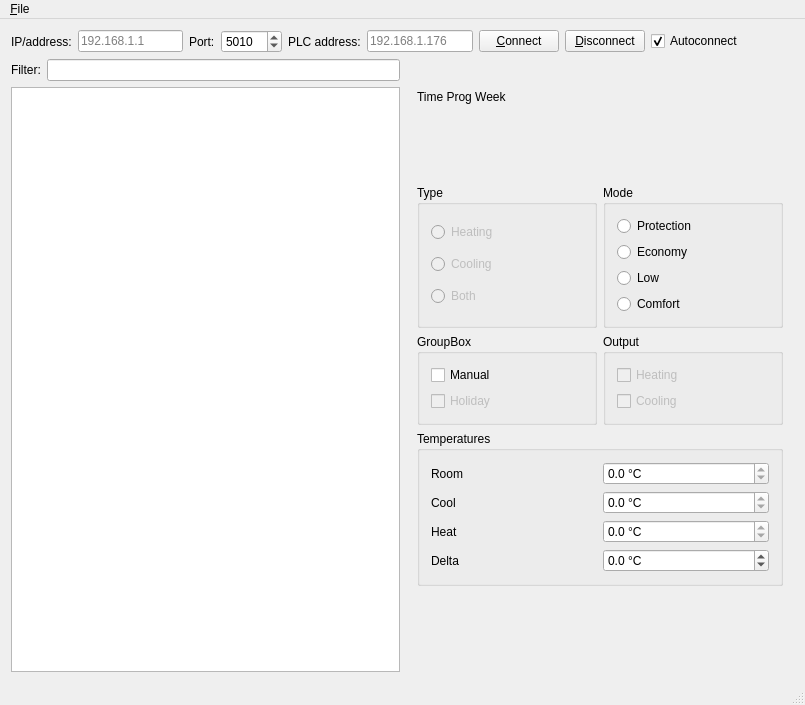
<?xml version="1.0" encoding="UTF-8"?>
<ui version="4.0">
 <class>MainWindow</class>
 <widget class="QMainWindow" name="MainWindow">
  <property name="geometry">
   <rect>
    <x>0</x>
    <y>0</y>
    <width>805</width>
    <height>705</height>
   </rect>
  </property>
  <property name="windowTitle">
   <string>iFoxtrot</string>
  </property>
  <widget class="QWidget" name="centralWidget">
   <layout class="QVBoxLayout" name="verticalLayout">
    <item>
     <layout class="QHBoxLayout" name="horizontalLayout_2">
      <item>
       <widget class="QLabel" name="labelAddr">
        <property name="text">
         <string>IP/address:</string>
        </property>
       </widget>
      </item>
      <item>
       <widget class="QLineEdit" name="lineEditAddr">
        <property name="text">
         <string/>
        </property>
        <property name="placeholderText">
         <string>192.168.1.1</string>
        </property>
       </widget>
      </item>
      <item>
       <widget class="QLabel" name="labelPort">
        <property name="text">
         <string>Port:</string>
        </property>
       </widget>
      </item>
      <item>
       <widget class="QSpinBox" name="spinBoxPort">
        <property name="minimum">
         <number>1</number>
        </property>
        <property name="maximum">
         <number>65535</number>
        </property>
        <property name="value">
         <number>5010</number>
        </property>
       </widget>
      </item>
      <item>
       <widget class="QLabel" name="labelAddr_2">
        <property name="text">
         <string>PLC address:</string>
        </property>
       </widget>
      </item>
      <item>
       <widget class="QLineEdit" name="lineEditPLCAddr">
        <property name="text">
         <string/>
        </property>
        <property name="placeholderText">
         <string>192.168.1.176</string>
        </property>
       </widget>
      </item>
      <item>
       <widget class="QPushButton" name="butConnect">
        <property name="text">
         <string>&amp;Connect</string>
        </property>
       </widget>
      </item>
      <item>
       <widget class="QPushButton" name="butDisconnect">
        <property name="text">
         <string>&amp;Disconnect</string>
        </property>
       </widget>
      </item>
      <item>
       <widget class="QCheckBox" name="checkBoxAutocon">
        <property name="text">
         <string>Autoconnect</string>
        </property>
        <property name="checked">
         <bool>true</bool>
        </property>
       </widget>
      </item>
      <item>
       <widget class="QLabel" name="labelPLC">
        <property name="text">
         <string/>
        </property>
       </widget>
      </item>
      <item>
       <spacer name="horizontalSpacer">
        <property name="orientation">
         <enum>Qt::Horizontal</enum>
        </property>
        <property name="sizeHint" stdset="0">
         <size>
          <width>40</width>
          <height>20</height>
         </size>
        </property>
       </spacer>
      </item>
     </layout>
    </item>
    <item>
     <layout class="QHBoxLayout" name="horizontalLayout">
      <item>
       <layout class="QVBoxLayout" name="verticalLayout_8">
        <item>
         <layout class="QHBoxLayout" name="horizontalLayout_4">
          <item>
           <widget class="QLabel" name="labelFilter">
            <property name="text">
             <string>Filter:</string>
            </property>
           </widget>
          </item>
          <item>
           <widget class="QLineEdit" name="lineEditFilter">
            <property name="clearButtonEnabled">
             <bool>true</bool>
            </property>
           </widget>
          </item>
         </layout>
        </item>
        <item>
         <widget class="QListView" name="listViewItems"/>
        </item>
       </layout>
      </item>
      <item>
       <layout class="QVBoxLayout" name="verticalLayout_2">
        <item>
         <widget class="QLabel" name="labelFoxName">
          <property name="enabled">
           <bool>true</bool>
          </property>
          <property name="text">
           <string/>
          </property>
         </widget>
        </item>
        <item>
         <widget class="QStackedWidget" name="stackedWidget">
          <property name="enabled">
           <bool>true</bool>
          </property>
          <property name="currentIndex">
           <number>6</number>
          </property>
          <widget class="QWidget" name="page_EMPTY"/>
          <widget class="QWidget" name="page_LIGHT">
           <layout class="QVBoxLayout" name="verticalLayout_5">
            <item>
             <widget class="QLabel" name="labelLight">
              <property name="text">
               <string>Light</string>
              </property>
             </widget>
            </item>
            <item>
             <spacer name="verticalSpacer_5">
              <property name="orientation">
               <enum>Qt::Vertical</enum>
              </property>
              <property name="sizeHint" stdset="0">
               <size>
                <width>20</width>
                <height>40</height>
               </size>
              </property>
             </spacer>
            </item>
            <item>
             <widget class="QLabel" name="labelLightStatus">
              <property name="font">
               <font>
                <pointsize>20</pointsize>
               </font>
              </property>
              <property name="text">
               <string>TextLabel</string>
              </property>
              <property name="alignment">
               <set>Qt::AlignCenter</set>
              </property>
             </widget>
            </item>
            <item>
             <widget class="QPushButton" name="pushButtonLight">
              <property name="text">
               <string>Přepnout</string>
              </property>
             </widget>
            </item>
            <item>
             <widget class="QSlider" name="horizontalSliderDimlevel">
              <property name="maximum">
               <number>100</number>
              </property>
              <property name="orientation">
               <enum>Qt::Horizontal</enum>
              </property>
              <property name="tickPosition">
               <enum>QSlider::NoTicks</enum>
              </property>
             </widget>
            </item>
            <item>
             <spacer name="verticalSpacer_6">
              <property name="orientation">
               <enum>Qt::Vertical</enum>
              </property>
              <property name="sizeHint" stdset="0">
               <size>
                <width>20</width>
                <height>40</height>
               </size>
              </property>
             </spacer>
            </item>
           </layout>
          </widget>
          <widget class="QWidget" name="page_RELAY">
           <layout class="QVBoxLayout" name="verticalLayout_4">
            <item>
             <widget class="QLabel" name="labelRelay">
              <property name="text">
               <string>Relay</string>
              </property>
             </widget>
            </item>
            <item>
             <spacer name="verticalSpacer_3">
              <property name="orientation">
               <enum>Qt::Vertical</enum>
              </property>
              <property name="sizeHint" stdset="0">
               <size>
                <width>20</width>
                <height>40</height>
               </size>
              </property>
             </spacer>
            </item>
            <item>
             <widget class="QLabel" name="labelRelayStatus">
              <property name="font">
               <font>
                <pointsize>20</pointsize>
               </font>
              </property>
              <property name="text">
               <string>TextLabel</string>
              </property>
              <property name="alignment">
               <set>Qt::AlignCenter</set>
              </property>
             </widget>
            </item>
            <item>
             <widget class="QPushButton" name="pushButtonRelay">
              <property name="text">
               <string>Přepnout</string>
              </property>
             </widget>
            </item>
            <item>
             <spacer name="verticalSpacer_4">
              <property name="orientation">
               <enum>Qt::Vertical</enum>
              </property>
              <property name="sizeHint" stdset="0">
               <size>
                <width>20</width>
                <height>40</height>
               </size>
              </property>
             </spacer>
            </item>
           </layout>
          </widget>
          <widget class="QWidget" name="page_SHUTTER">
           <layout class="QVBoxLayout" name="verticalLayout_3">
            <item>
             <widget class="QLabel" name="labelShutter">
              <property name="text">
               <string>Shutter</string>
              </property>
             </widget>
            </item>
            <item>
             <spacer name="verticalSpacer">
              <property name="orientation">
               <enum>Qt::Vertical</enum>
              </property>
              <property name="sizeHint" stdset="0">
               <size>
                <width>20</width>
                <height>40</height>
               </size>
              </property>
             </spacer>
            </item>
            <item>
             <layout class="QHBoxLayout" name="horizontalLayout_5">
              <item>
               <widget class="QLabel" name="label_2">
                <property name="text">
                 <string>Status:</string>
                </property>
               </widget>
              </item>
              <item>
               <widget class="QLabel" name="labelShutterStatus">
                <property name="text">
                 <string>TextLabel</string>
                </property>
               </widget>
              </item>
              <item>
               <spacer name="horizontalSpacer_4">
                <property name="orientation">
                 <enum>Qt::Horizontal</enum>
                </property>
                <property name="sizeHint" stdset="0">
                 <size>
                  <width>40</width>
                  <height>20</height>
                 </size>
                </property>
               </spacer>
              </item>
             </layout>
            </item>
            <item>
             <layout class="QHBoxLayout" name="horizontalLayout_6">
              <item>
               <widget class="QLabel" name="label_3">
                <property name="text">
                 <string>Position:</string>
                </property>
               </widget>
              </item>
              <item>
               <widget class="QLabel" name="labelShutterPos">
                <property name="text">
                 <string>TextLabel</string>
                </property>
               </widget>
              </item>
              <item>
               <spacer name="horizontalSpacer_5">
                <property name="orientation">
                 <enum>Qt::Horizontal</enum>
                </property>
                <property name="sizeHint" stdset="0">
                 <size>
                  <width>40</width>
                  <height>20</height>
                 </size>
                </property>
               </spacer>
              </item>
             </layout>
            </item>
            <item>
             <layout class="QHBoxLayout" name="horizontalLayout_7">
              <item>
               <widget class="QLabel" name="label">
                <property name="text">
                 <string>Running:</string>
                </property>
               </widget>
              </item>
              <item>
               <widget class="QLabel" name="labelShutterRunning">
                <property name="text">
                 <string>TextLabel</string>
                </property>
               </widget>
              </item>
              <item>
               <spacer name="horizontalSpacer_6">
                <property name="orientation">
                 <enum>Qt::Horizontal</enum>
                </property>
                <property name="sizeHint" stdset="0">
                 <size>
                  <width>40</width>
                  <height>20</height>
                 </size>
                </property>
               </spacer>
              </item>
             </layout>
            </item>
            <item>
             <widget class="QPushButton" name="pushButtonShutUp">
              <property name="text">
               <string>^^</string>
              </property>
             </widget>
            </item>
            <item>
             <widget class="QPushButton" name="pushButtonShutRUp">
              <property name="text">
               <string>^</string>
              </property>
             </widget>
            </item>
            <item>
             <widget class="QPushButton" name="pushButtonShutRDown">
              <property name="text">
               <string>v</string>
              </property>
             </widget>
            </item>
            <item>
             <widget class="QPushButton" name="pushButtonShutDown">
              <property name="text">
               <string>vv</string>
              </property>
             </widget>
            </item>
            <item>
             <spacer name="verticalSpacer_2">
              <property name="orientation">
               <enum>Qt::Vertical</enum>
              </property>
              <property name="sizeHint" stdset="0">
               <size>
                <width>20</width>
                <height>40</height>
               </size>
              </property>
             </spacer>
            </item>
           </layout>
          </widget>
          <widget class="QWidget" name="page_DISPLAY">
           <layout class="QVBoxLayout" name="verticalLayout_6">
            <item>
             <widget class="QLabel" name="labelDisplay">
              <property name="text">
               <string>Display</string>
              </property>
             </widget>
            </item>
            <item>
             <spacer name="verticalSpacer_8">
              <property name="orientation">
               <enum>Qt::Vertical</enum>
              </property>
              <property name="sizeHint" stdset="0">
               <size>
                <width>20</width>
                <height>40</height>
               </size>
              </property>
             </spacer>
            </item>
            <item>
             <layout class="QHBoxLayout" name="horizontalLayout_3">
              <item>
               <spacer name="horizontalSpacer_2">
                <property name="orientation">
                 <enum>Qt::Horizontal</enum>
                </property>
                <property name="sizeHint" stdset="0">
                 <size>
                  <width>40</width>
                  <height>20</height>
                 </size>
                </property>
               </spacer>
              </item>
              <item>
               <widget class="QDoubleSpinBox" name="doubleSpinBoxDisplayVal">
                <property name="decimals">
                 <number>1</number>
                </property>
                <property name="singleStep">
                 <double>0.100000000000000</double>
                </property>
               </widget>
              </item>
              <item>
               <spacer name="horizontalSpacer_3">
                <property name="orientation">
                 <enum>Qt::Horizontal</enum>
                </property>
                <property name="sizeHint" stdset="0">
                 <size>
                  <width>40</width>
                  <height>20</height>
                 </size>
                </property>
               </spacer>
              </item>
             </layout>
            </item>
            <item>
             <spacer name="verticalSpacer_7">
              <property name="orientation">
               <enum>Qt::Vertical</enum>
              </property>
              <property name="sizeHint" stdset="0">
               <size>
                <width>20</width>
                <height>40</height>
               </size>
              </property>
             </spacer>
            </item>
           </layout>
          </widget>
          <widget class="QWidget" name="page_SCENE">
           <layout class="QVBoxLayout" name="verticalLayout_7">
            <item>
             <widget class="QLabel" name="labelScene">
              <property name="text">
               <string>Scene</string>
              </property>
             </widget>
            </item>
            <item>
             <spacer name="verticalSpacer_9">
              <property name="orientation">
               <enum>Qt::Vertical</enum>
              </property>
              <property name="sizeHint" stdset="0">
               <size>
                <width>20</width>
                <height>40</height>
               </size>
              </property>
             </spacer>
            </item>
            <item>
             <widget class="QPushButton" name="pushButtonSc1">
              <property name="text">
               <string>Scene 1</string>
              </property>
             </widget>
            </item>
            <item>
             <widget class="QPushButton" name="pushButtonSc2">
              <property name="text">
               <string>Scene 2</string>
              </property>
             </widget>
            </item>
            <item>
             <widget class="QPushButton" name="pushButtonSc3">
              <property name="text">
               <string>Scene 3</string>
              </property>
             </widget>
            </item>
            <item>
             <widget class="QPushButton" name="pushButtonSc4">
              <property name="text">
               <string>Scene 4</string>
              </property>
             </widget>
            </item>
            <item>
             <widget class="QPushButton" name="pushButtonSc5">
              <property name="text">
               <string>Scene 5</string>
              </property>
             </widget>
            </item>
            <item>
             <widget class="QPushButton" name="pushButtonSc6">
              <property name="text">
               <string>Scene 6</string>
              </property>
             </widget>
            </item>
            <item>
             <widget class="QPushButton" name="pushButtonSc7">
              <property name="text">
               <string>Scene 7</string>
              </property>
             </widget>
            </item>
            <item>
             <widget class="QPushButton" name="pushButtonSc8">
              <property name="text">
               <string>Scene 8</string>
              </property>
             </widget>
            </item>
            <item>
             <spacer name="verticalSpacer_10">
              <property name="orientation">
               <enum>Qt::Vertical</enum>
              </property>
              <property name="sizeHint" stdset="0">
               <size>
                <width>20</width>
                <height>40</height>
               </size>
              </property>
             </spacer>
            </item>
           </layout>
          </widget>
          <widget class="QWidget" name="page_TPW">
           <layout class="QVBoxLayout" name="verticalLayout_9">
            <item>
             <widget class="QLabel" name="labelThermostat">
              <property name="text">
               <string>Time Prog Week</string>
              </property>
             </widget>
            </item>
            <item>
             <spacer name="verticalSpacer_11">
              <property name="orientation">
               <enum>Qt::Vertical</enum>
              </property>
              <property name="sizeHint" stdset="0">
               <size>
                <width>20</width>
                <height>50</height>
               </size>
              </property>
             </spacer>
            </item>
            <item>
             <layout class="QHBoxLayout" name="horizontalLayout_10">
              <item>
               <widget class="QGroupBox" name="groupBox">
                <property name="enabled">
                 <bool>true</bool>
                </property>
                <property name="title">
                 <string>Type</string>
                </property>
                <layout class="QVBoxLayout" name="verticalLayout_10">
                 <item>
                  <widget class="QRadioButton" name="TPW_RB_heat">
                   <property name="enabled">
                    <bool>false</bool>
                   </property>
                   <property name="text">
                    <string>Heating</string>
                   </property>
                  </widget>
                 </item>
                 <item>
                  <widget class="QRadioButton" name="TPW_RB_cool">
                   <property name="enabled">
                    <bool>false</bool>
                   </property>
                   <property name="text">
                    <string>Cooling</string>
                   </property>
                  </widget>
                 </item>
                 <item>
                  <widget class="QRadioButton" name="TPW_RB_both">
                   <property name="enabled">
                    <bool>false</bool>
                   </property>
                   <property name="text">
                    <string>Both</string>
                   </property>
                  </widget>
                 </item>
                </layout>
               </widget>
              </item>
              <item>
               <widget class="QGroupBox" name="groupBox_2">
                <property name="title">
                 <string>Mode</string>
                </property>
                <layout class="QVBoxLayout" name="verticalLayout_11">
                 <item>
                  <widget class="QRadioButton" name="TPW_RB_prot">
                   <property name="text">
                    <string>Protection</string>
                   </property>
                  </widget>
                 </item>
                 <item>
                  <widget class="QRadioButton" name="TPW_RB_eco">
                   <property name="text">
                    <string>Economy</string>
                   </property>
                  </widget>
                 </item>
                 <item>
                  <widget class="QRadioButton" name="TPW_RB_low">
                   <property name="text">
                    <string>Low</string>
                   </property>
                  </widget>
                 </item>
                 <item>
                  <widget class="QRadioButton" name="TPW_RB_comf">
                   <property name="text">
                    <string>Comfort</string>
                   </property>
                  </widget>
                 </item>
                </layout>
               </widget>
              </item>
             </layout>
            </item>
            <item>
             <layout class="QHBoxLayout" name="horizontalLayout_8">
              <item>
               <widget class="QGroupBox" name="groupBox_4">
                <property name="title">
                 <string>GroupBox</string>
                </property>
                <layout class="QVBoxLayout" name="verticalLayout_12">
                 <item>
                  <widget class="QCheckBox" name="TPW_CB_manual">
                   <property name="text">
                    <string>Manual</string>
                   </property>
                  </widget>
                 </item>
                 <item>
                  <widget class="QCheckBox" name="TPW_CB_holiday">
                   <property name="enabled">
                    <bool>false</bool>
                   </property>
                   <property name="text">
                    <string>Holiday</string>
                   </property>
                  </widget>
                 </item>
                </layout>
               </widget>
              </item>
              <item>
               <widget class="QGroupBox" name="groupBox_5">
                <property name="title">
                 <string>Output</string>
                </property>
                <layout class="QVBoxLayout" name="verticalLayout_13">
                 <item>
                  <widget class="QCheckBox" name="TPW_CB_heat">
                   <property name="enabled">
                    <bool>false</bool>
                   </property>
                   <property name="text">
                    <string>Heating</string>
                   </property>
                  </widget>
                 </item>
                 <item>
                  <widget class="QCheckBox" name="TPW_CB_cool">
                   <property name="enabled">
                    <bool>false</bool>
                   </property>
                   <property name="text">
                    <string>Cooling</string>
                   </property>
                  </widget>
                 </item>
                </layout>
               </widget>
              </item>
             </layout>
            </item>
            <item>
             <widget class="QGroupBox" name="groupBox_3">
              <property name="title">
               <string>Temperatures</string>
              </property>
              <layout class="QVBoxLayout" name="verticalLayout_14">
               <item>
                <layout class="QHBoxLayout" name="horizontalLayout_13">
                 <item>
                  <widget class="QLabel" name="TPW_label_room">
                   <property name="text">
                    <string>Room</string>
                   </property>
                  </widget>
                 </item>
                 <item>
                  <widget class="QDoubleSpinBox" name="TPW_SB_room">
                   <property name="readOnly">
                    <bool>true</bool>
                   </property>
                   <property name="suffix">
                    <string> °C</string>
                   </property>
                   <property name="decimals">
                    <number>1</number>
                   </property>
                  </widget>
                 </item>
                </layout>
               </item>
               <item>
                <layout class="QHBoxLayout" name="horizontalLayout_11">
                 <item>
                  <widget class="QLabel" name="TPW_label_cool">
                   <property name="text">
                    <string>Cool</string>
                   </property>
                  </widget>
                 </item>
                 <item>
                  <widget class="QDoubleSpinBox" name="TPW_SB_cool">
                   <property name="readOnly">
                    <bool>true</bool>
                   </property>
                   <property name="suffix">
                    <string> °C</string>
                   </property>
                   <property name="decimals">
                    <number>1</number>
                   </property>
                  </widget>
                 </item>
                </layout>
               </item>
               <item>
                <layout class="QHBoxLayout" name="horizontalLayout_12">
                 <item>
                  <widget class="QLabel" name="TPW_label_heat">
                   <property name="text">
                    <string>Heat</string>
                   </property>
                  </widget>
                 </item>
                 <item>
                  <widget class="QDoubleSpinBox" name="TPW_SB_heat">
                   <property name="readOnly">
                    <bool>true</bool>
                   </property>
                   <property name="suffix">
                    <string> °C</string>
                   </property>
                   <property name="decimals">
                    <number>1</number>
                   </property>
                  </widget>
                 </item>
                </layout>
               </item>
               <item>
                <layout class="QHBoxLayout" name="horizontalLayout_14">
                 <item>
                  <widget class="QLabel" name="TPW_label_delta">
                   <property name="text">
                    <string>Delta</string>
                   </property>
                  </widget>
                 </item>
                 <item>
                  <widget class="QDoubleSpinBox" name="TPW_SB_delta">
                   <property name="suffix">
                    <string> °C</string>
                   </property>
                   <property name="decimals">
                    <number>1</number>
                   </property>
                   <property name="minimum">
                    <double>-5.000000000000000</double>
                   </property>
                   <property name="maximum">
                    <double>5.000000000000000</double>
                   </property>
                   <property name="singleStep">
                    <double>0.500000000000000</double>
                   </property>
                  </widget>
                 </item>
                </layout>
               </item>
              </layout>
             </widget>
            </item>
            <item>
             <spacer name="verticalSpacer_12">
              <property name="orientation">
               <enum>Qt::Vertical</enum>
              </property>
              <property name="sizeHint" stdset="0">
               <size>
                <width>20</width>
                <height>40</height>
               </size>
              </property>
             </spacer>
            </item>
           </layout>
          </widget>
         </widget>
        </item>
       </layout>
      </item>
     </layout>
    </item>
   </layout>
  </widget>
  <widget class="QMenuBar" name="menuBar">
   <property name="geometry">
    <rect>
     <x>0</x>
     <y>0</y>
     <width>805</width>
     <height>21</height>
    </rect>
   </property>
   <widget class="QMenu" name="menuFile">
    <property name="title">
     <string>&amp;File</string>
    </property>
    <addaction name="separator"/>
    <addaction name="actionQuit"/>
   </widget>
   <addaction name="menuFile"/>
  </widget>
  <widget class="QStatusBar" name="statusBar"/>
  <action name="actionQuit">
   <property name="text">
    <string>&amp;Quit</string>
   </property>
   <property name="shortcut">
    <string>Ctrl+Q</string>
   </property>
  </action>
 </widget>
 <layoutdefault spacing="6" margin="11"/>
 <tabstops>
  <tabstop>lineEditAddr</tabstop>
  <tabstop>spinBoxPort</tabstop>
  <tabstop>lineEditPLCAddr</tabstop>
  <tabstop>butConnect</tabstop>
  <tabstop>butDisconnect</tabstop>
  <tabstop>checkBoxAutocon</tabstop>
  <tabstop>lineEditFilter</tabstop>
  <tabstop>listViewItems</tabstop>
  <tabstop>doubleSpinBoxDisplayVal</tabstop>
  <tabstop>pushButtonSc1</tabstop>
  <tabstop>pushButtonSc2</tabstop>
  <tabstop>pushButtonSc3</tabstop>
  <tabstop>pushButtonSc4</tabstop>
  <tabstop>pushButtonSc5</tabstop>
  <tabstop>pushButtonSc6</tabstop>
  <tabstop>pushButtonSc7</tabstop>
  <tabstop>pushButtonSc8</tabstop>
  <tabstop>pushButtonShutRUp</tabstop>
  <tabstop>pushButtonShutRDown</tabstop>
  <tabstop>pushButtonShutUp</tabstop>
  <tabstop>pushButtonShutDown</tabstop>
  <tabstop>pushButtonRelay</tabstop>
  <tabstop>pushButtonLight</tabstop>
 </tabstops>
 <resources/>
 <connections>
  <connection>
   <sender>actionQuit</sender>
   <signal>triggered()</signal>
   <receiver>MainWindow</receiver>
   <slot>close()</slot>
   <hints>
    <hint type="sourcelabel">
     <x>-1</x>
     <y>-1</y>
    </hint>
    <hint type="destinationlabel">
     <x>418</x>
     <y>278</y>
    </hint>
   </hints>
  </connection>
  <connection>
   <sender>pushButtonSc2</sender>
   <signal>clicked()</signal>
   <receiver>MainWindow</receiver>
   <slot>buttonSceneClicked()</slot>
   <hints>
    <hint type="sourcelabel">
     <x>784</x>
     <y>327</y>
    </hint>
    <hint type="destinationlabel">
     <x>418</x>
     <y>278</y>
    </hint>
   </hints>
  </connection>
  <connection>
   <sender>pushButtonSc3</sender>
   <signal>clicked()</signal>
   <receiver>MainWindow</receiver>
   <slot>buttonSceneClicked()</slot>
   <hints>
    <hint type="sourcelabel">
     <x>784</x>
     <y>357</y>
    </hint>
    <hint type="destinationlabel">
     <x>341</x>
     <y>676</y>
    </hint>
   </hints>
  </connection>
  <connection>
   <sender>pushButtonSc4</sender>
   <signal>clicked()</signal>
   <receiver>MainWindow</receiver>
   <slot>buttonSceneClicked()</slot>
   <hints>
    <hint type="sourcelabel">
     <x>784</x>
     <y>387</y>
    </hint>
    <hint type="destinationlabel">
     <x>402</x>
     <y>352</y>
    </hint>
   </hints>
  </connection>
  <connection>
   <sender>pushButtonSc1</sender>
   <signal>clicked()</signal>
   <receiver>MainWindow</receiver>
   <slot>buttonSceneClicked()</slot>
   <hints>
    <hint type="sourcelabel">
     <x>784</x>
     <y>297</y>
    </hint>
    <hint type="destinationlabel">
     <x>402</x>
     <y>352</y>
    </hint>
   </hints>
  </connection>
  <connection>
   <sender>pushButtonSc5</sender>
   <signal>clicked()</signal>
   <receiver>MainWindow</receiver>
   <slot>buttonSceneClicked()</slot>
   <hints>
    <hint type="sourcelabel">
     <x>784</x>
     <y>417</y>
    </hint>
    <hint type="destinationlabel">
     <x>402</x>
     <y>352</y>
    </hint>
   </hints>
  </connection>
  <connection>
   <sender>pushButtonSc6</sender>
   <signal>clicked()</signal>
   <receiver>MainWindow</receiver>
   <slot>buttonSceneClicked()</slot>
   <hints>
    <hint type="sourcelabel">
     <x>784</x>
     <y>447</y>
    </hint>
    <hint type="destinationlabel">
     <x>402</x>
     <y>352</y>
    </hint>
   </hints>
  </connection>
  <connection>
   <sender>pushButtonSc7</sender>
   <signal>clicked()</signal>
   <receiver>MainWindow</receiver>
   <slot>buttonSceneClicked()</slot>
   <hints>
    <hint type="sourcelabel">
     <x>784</x>
     <y>477</y>
    </hint>
    <hint type="destinationlabel">
     <x>402</x>
     <y>352</y>
    </hint>
   </hints>
  </connection>
  <connection>
   <sender>pushButtonSc8</sender>
   <signal>clicked()</signal>
   <receiver>MainWindow</receiver>
   <slot>buttonSceneClicked()</slot>
   <hints>
    <hint type="sourcelabel">
     <x>784</x>
     <y>507</y>
    </hint>
    <hint type="destinationlabel">
     <x>402</x>
     <y>352</y>
    </hint>
   </hints>
  </connection>
  <connection>
   <sender>lineEditAddr</sender>
   <signal>returnPressed()</signal>
   <receiver>butConnect</receiver>
   <slot>click()</slot>
   <hints>
    <hint type="sourcelabel">
     <x>158</x>
     <y>45</y>
    </hint>
    <hint type="destinationlabel">
     <x>540</x>
     <y>44</y>
    </hint>
   </hints>
  </connection>
  <connection>
   <sender>lineEditPLCAddr</sender>
   <signal>returnPressed()</signal>
   <receiver>butConnect</receiver>
   <slot>click()</slot>
   <hints>
    <hint type="sourcelabel">
     <x>468</x>
     <y>53</y>
    </hint>
    <hint type="destinationlabel">
     <x>552</x>
     <y>39</y>
    </hint>
   </hints>
  </connection>
  <connection>
   <sender>pushButtonRelay</sender>
   <signal>clicked()</signal>
   <receiver>MainWindow</receiver>
   <slot>on_pushButtonLight_clicked()</slot>
   <hints>
    <hint type="sourcelabel">
     <x>497</x>
     <y>107</y>
    </hint>
    <hint type="destinationlabel">
     <x>787</x>
     <y>40</y>
    </hint>
   </hints>
  </connection>
 </connections>
 <slots>
  <slot>buttonSceneClicked()</slot>
  <slot>on_pushButtonLight_clicked()</slot>
  <slot>on_horizontalSliderDimlevel_sliderReleased()</slot>
 </slots>
</ui>
